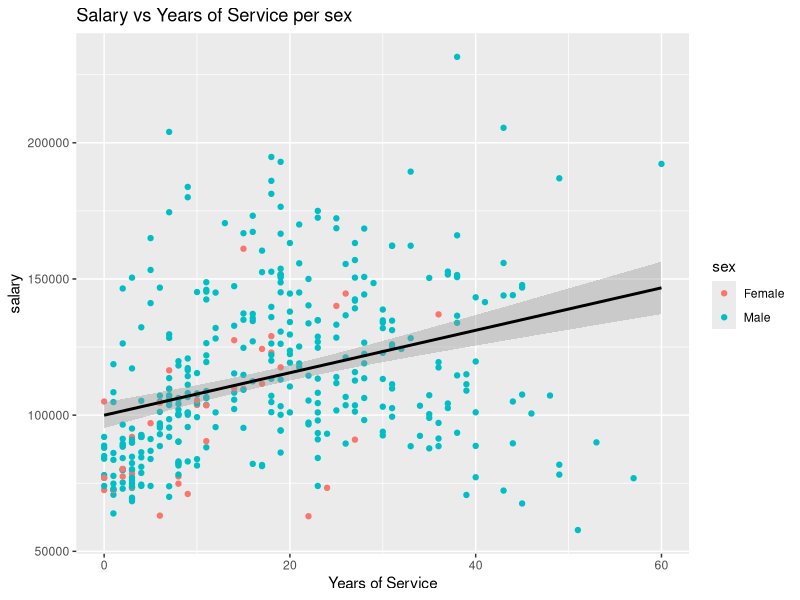
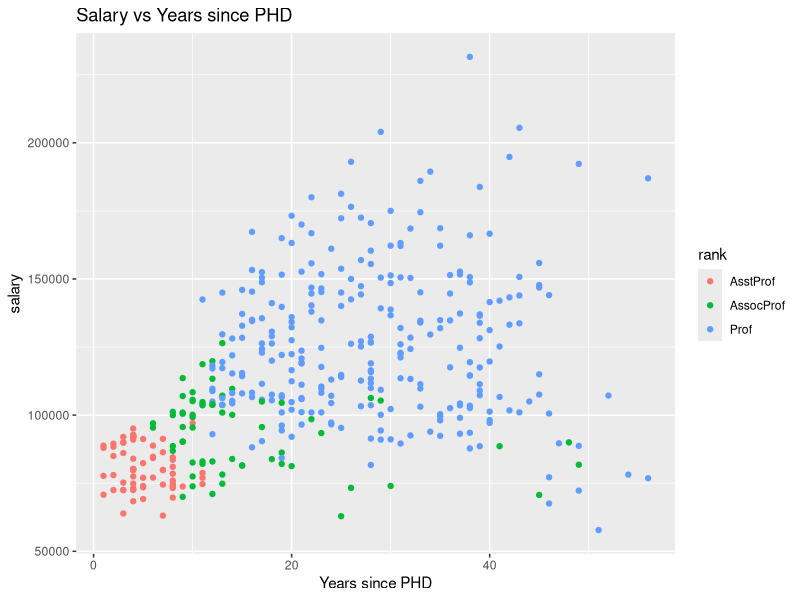
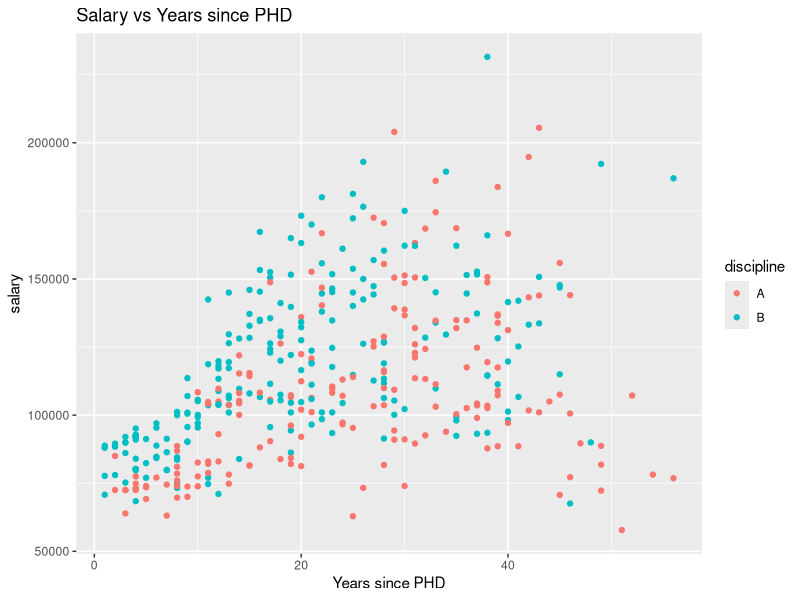
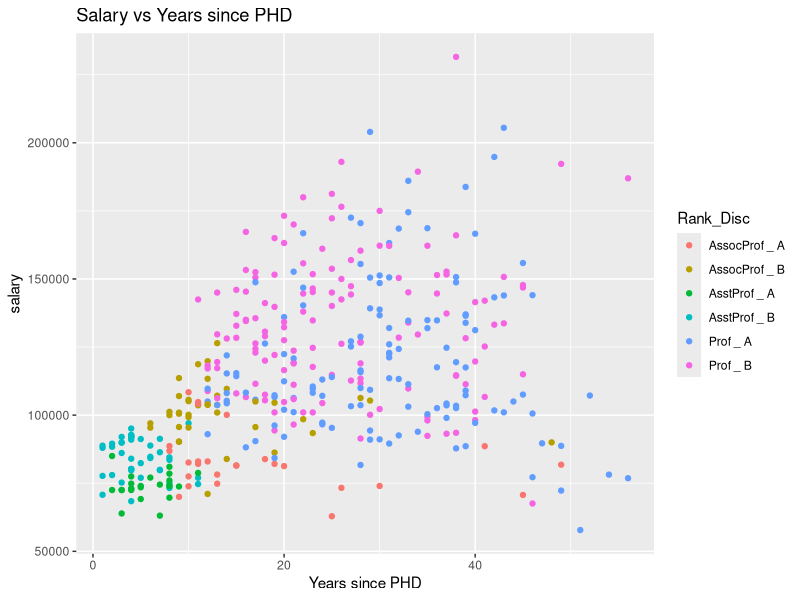
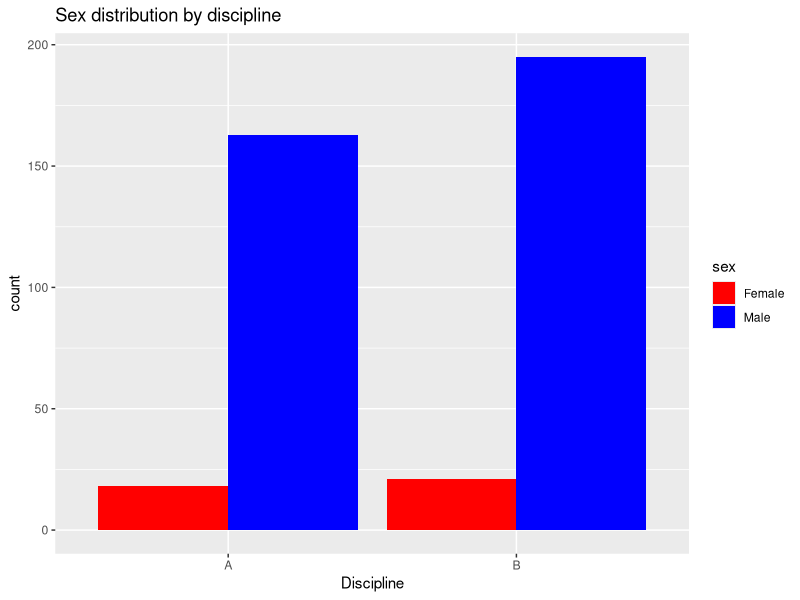

These charts were generated, in order, by the following R code:
## ---- chunk 1
knitr::opts_chunk$set(echo = TRUE, message = FALSE, warning = FALSE)
## ---- chunk 2

# # install the libraries
# install.packages('ggplot2')
# install.packages('dplyr')
# install.packages('tidyr')
# install.packages('carData')

# load the libraries
library(ggplot2)
library(dplyr)
library(tidyr)
library(carData) # source for the data
## ---- chunk 3
data(Salary)
## ---- chunk 4
ggplot(data=Salaries, aes(x=yrs.service,y = salary, color=sex))+
  geom_point() +
  labs(x = "Years of Service")+
  ggtitle("Salary vs Years of Service per sex") + 
  geom_smooth(method = "lm", color = "black")
## ---- chunk 5
ggplot(data=Salaries, aes(x=yrs.since.phd,y = salary, color=rank))+
  geom_point() +
  labs(x = "Years since PHD")+
  ggtitle("Salary vs Years since PHD")
## ---- chunk 6

ggplot(data=Salaries, aes(x=yrs.since.phd,y = salary, color=discipline))+
  geom_point() +
  labs(x = "Years since PHD")+
  ggtitle("Salary vs Years since PHD")
## ---- chunk 7
Salaries$Rank_Disc <- paste(Salaries$rank,"_", Salaries$discipline) 
# a new variable Rank_Disc is a cross product of rank and discipline

ggplot(data=Salaries, aes(x=yrs.since.phd,y = salary, color=Rank_Disc))+
  geom_point() +
  labs(x = "Years since PHD")+
  ggtitle("Salary vs Years since PHD")

## ---- chunk 8
ggplot(data=Salaries, aes(x=discipline, fill=sex))+
  geom_bar(stat="count", position="dodge") + #add position="dodge" to geom_bar to have the groups next to each other
  labs(x = "Discipline")+
  ggtitle("Sex distribution by discipline") +
  scale_fill_manual(values=c("red", "blue")) 

